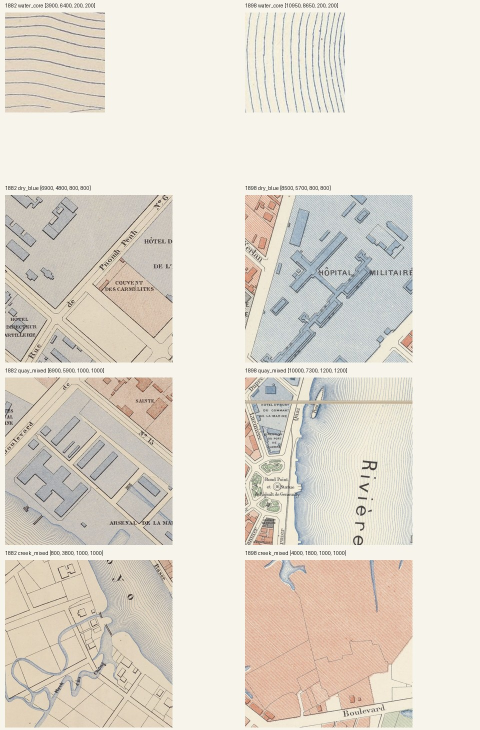
#> input picture work/image-processing/experiments/river-1882-1898/contact.jpg, 960 x 1460 px (shown at 1/2 size)
$ python -i postprocess.py   (imports and definitions only)
#> lines starting #> are read from the running program, lines starting #| are printed output that depends on the picture; after the words box and inside, x2 and y2 are one past the last pixel; in counts of white or black regions, pixels touching at a corner belong together
#!/usr/bin/env python
"""Clean-up of a Semap class map into block and lot polygons (1882 Saigon cadastral).

Input: a class map from the Semap model (uint8 PNG: 0 background, 1 contours, 2 built, 3 non-built,
4 water, 5 road_network) or an averaged probability map (`<name>_probs.npz`, float16 (6, H, W), key
`probs` or the first array; argmax is the class, the max probability is the confidence).

Output, in FULL-SHEET pixel coordinates (tile origin added, y down, origin upper left), one ring per
polygon, no holes (scripts/import-seg-geojson.mjs stores only an exterior ring):

    blocks_<tile>.geojson   kind 'block'
    lots_<tile>.geojson     kind 'lot', built 'built' | 'non-built', confidence = majority vote share
    <tile>_post_overlay.jpg source image, block outlines in blue, lots filled red (built) / yellow (non-built)

Steps (parameters are module constants, all in pixels of the 1882 sheet at full resolution):
  1. block = not road (5) and not water (4); closing with an 11 px disc fills gaps under 12 px (the
     narrowest street is 12 px, so it survives); opening with 5 px removes specks; components under
     MIN_BLOCK_PX2 are dropped; holes are filled (the importer takes no interior ring);
     outline traced and simplified with Douglas-Peucker at SIMPLIFY_PX. No straightening is done.
  2. lot lines = the model's contours class (1) plus thin dark ink found in the source image
     (blur, then black-hat on grey: the blur removes the hatching); strokes shorter than MIN_LINE_PX
     (letters, hatch bits) are dropped; lines
     are thickened by 1 px to close small dashes. Inside each block the pixels between lines are
     labelled by connected components. Components under MIN_LOT_PX2 (buildings drawn inside a lot,
     letters, slivers) and the line pixels themselves are absorbed by the nearest lot of the same
     block, so lots tile the block. A lot takes the majority of built (2) / non-built (3) pixels;
     the vote share is its confidence. A lot with no built or non-built pixel is dropped.

Run with a Python that has numpy, pillow, scipy, shapely, opencv-python-headless:

    python postprocess.py <cls.png | probs.npz> --image <source.png> --out <dir> [--tile t01] [--origin X Y]
    python postprocess.py --self-check                 # synthetic case, no network, no data files

The tile id is read from the file name (`1882_t01_s1_cls.png`) and its origin from tiles.json.
A tile that touches a reserved test window (R1, R2) is refused. Nothing is written to a database.
"""
from __future__ import annotations

import argparse
import json
import re
import sys
import tempfile
from pathlib import Path

import cv2
import numpy as np
from scipy import ndimage as ndi

HERE = Path(__file__).resolve().parent
TILES_JSON = HERE.parent / "tiles_1882" / "tiles.json"

BG, CONTOUR, BUILT, NONBUILT, WATER, ROAD = range(6)

CLOSE_PX = 11          # closing disc: fills gaps under 12 px; a 12 px street is kept
OPEN_PX = 5            # opening disc: removes specks and one-pixel bridges between blocks
MIN_BLOCK_PX2 = 4000   # smallest block on t01/t06 is about 100 x 100 = 10,000; 4,000 keeps odd
                       # corner blocks (about 60 x 70) and drops fragments of road-class noise
MIN_LOT_PX2 = 2500     # about 50 x 50; lots on these tiles are 60-150 px across, the largest
                       # building drawn inside a lot is about 60 x 40 = 2,400
MIN_LINE_PX = 40       # an ink stroke must span this far (bbox diagonal); letters are about 20 px
INK_BLUR = 2.0         # Gaussian sigma before the black-hat: the diagonal hatching (period about
                       # 4 px) averages out to a flat tone, a drawn lot line stays a dark ridge
INK_KERNEL = 11        # black-hat structuring element: finds dark ridges up to 10 px wide
INK_THRESH = 28        # black-hat response (0-255): lines give 50-80, residual hatching up to about 25
LINE_GROW_PX = 3       # dilation (square) of the line mask: closes 1-2 px dashes
SIMPLIFY_PX = 1.5      # Douglas-Peucker tolerance for blocks and lots
FEATURE_TYPE = "land_plot"  # footprint type for both blocks and lots; `kind` tells them apart


# ── loading ─────────────────────────────────────────────────────────────────


# [13 lines left out: function load_classes, not called in this run]


def disc(d: int):
    return cv2.getStructuringElement(cv2.MORPH_ELLIPSE, (d, d))


# ── blocks ──────────────────────────────────────────────────────────────────


# [21 lines left out: functions block_mask, largest_ring, not called in this run]


# ── lots ────────────────────────────────────────────────────────────────────


def ink_lines(gray: np.ndarray) -> np.ndarray:
    """Thin dark strokes in the source image, as 0/1; short strokes (letters, hatch bits) removed."""
    blur = cv2.GaussianBlur(gray, (0, 0), INK_BLUR)
    bh = cv2.morphologyEx(blur, cv2.MORPH_BLACKHAT, disc(INK_KERNEL))
    m = (bh >= INK_THRESH).astype(np.uint8)
    n, lab, stats, _ = cv2.connectedComponentsWithStats(m, connectivity=8)
    diag = np.hypot(stats[:, cv2.CC_STAT_WIDTH], stats[:, cv2.CC_STAT_HEIGHT])
    keep = diag >= MIN_LINE_PX
    keep[0] = False
    return keep[lab].astype(np.uint8)


# [101 lines left out: functions make_lots, lot_features, block_features, feature, collection, process and 1 more, not called in this run]


# ── tiles ───────────────────────────────────────────────────────────────────


def hit(a, b):
    return a[0] < b[0] + b[2] and b[0] < a[0] + a[2] and a[1] < b[1] + b[3] and b[1] < a[1] + a[3]


# [129 lines left out: functions tile_origin, check_reserved, default_image, run, self_check, main, not called in this run]


# [2 lines not run here, left out]

>>> import cv2
>>> picture = cv2.imread('../../image-processing/experiments/river-1882-1898/contact.jpg', cv2.IMREAD_GRAYSCALE)
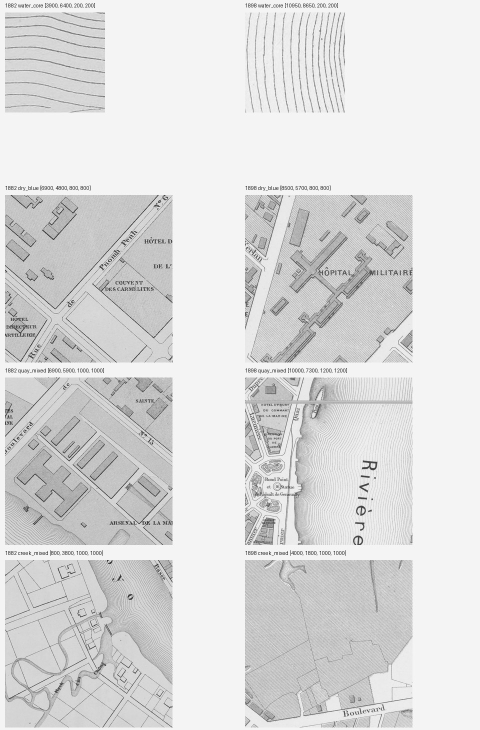
#> picture: shape (1460, 960) (shown at 1/2 size); min 25, max 255, mean 219.9
>>> result = ink_lines(picture)
#> in ink_lines, `bh = cv2.morphologyEx(blur, cv2.MORPH_BLACKHAT, disc(INK_KERNEL))`:
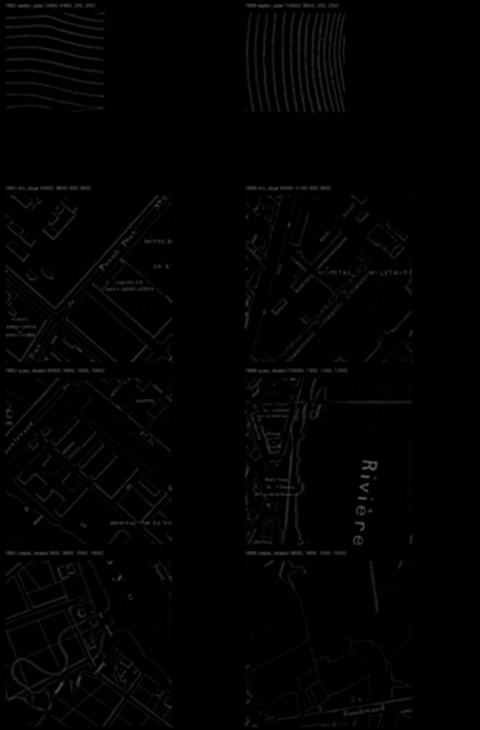
#> bh: shape (1460, 960) (shown at 1/2 size); min 0, max 97, mean 2.5
#> in ink_lines, `m = (bh >= INK_THRESH).astype(np.uint8)`:
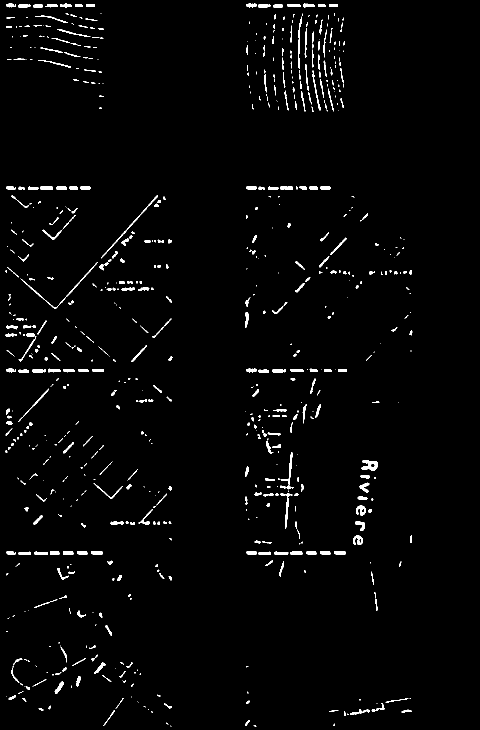
#> m: shape (1460, 960) (shown at 1/2 size); values 0 (black) and 1 (white), 2% white; 712 white regions (358 under 20 px), largest, box (x1, y1, x2, y2) and area: (723, 920, 755, 941) 424, (561, 904, 587, 979) 393, (202, 391, 316, 517) 387
#> in ink_lines, `n, lab, stats, _ = cv2.connectedComponentsWithStats(m, connectivity=8)`:
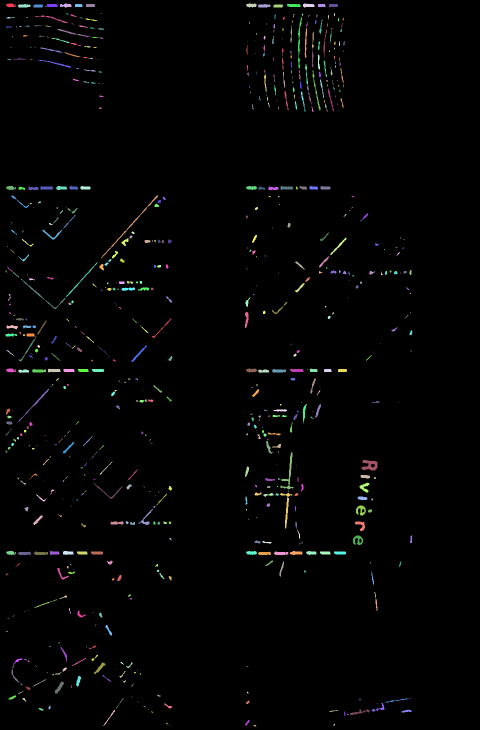
#> lab: shape (1460, 960) int32 (shown at 1/2 size); 713 distinct labels, from 0 to 712; one colour per label, 0 black
#> in ink_lines, `n, lab, stats, _ = cv2.connectedComponentsWithStats(m, connectivity=8)`: n = 713; stats = 713 rows, first 6: [0, 0, 960, 1460, 1373078], [12, 7, 20, 8, 110], [120, 7, 23, 8, 133], [492, 7, 21, 8, 131], [606, 7, 23, 8, 142], [36, 8, 25, 7, 140]
#> in ink_lines, `diag = np.hypot(stats[:, cv2.CC_STAT_WIDTH], stats[:, cv2.CC_STAT_HEIG..`: diag = 713 values, max 1747.3 at index 0, min 1.41 at index 47, mean 16.18
#> in ink_lines, `return keep[lab].astype(np.uint8)`:
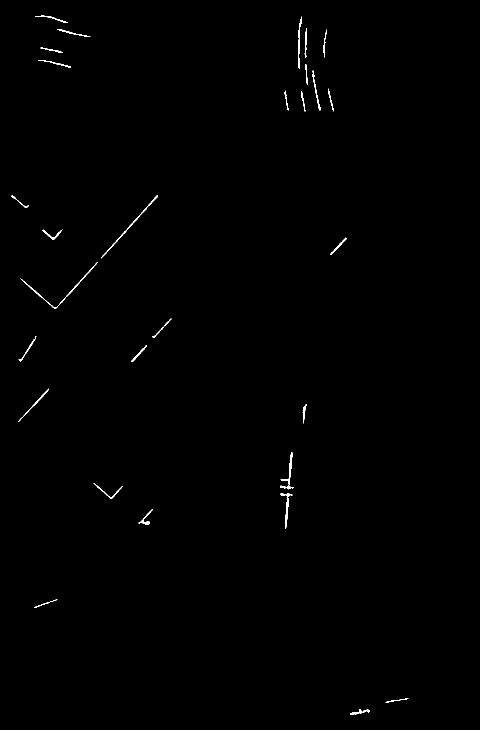
#> returned value: shape (1460, 960) (shown at 1/2 size); values 0 (black) and 1 (white), 0.36% white in thin lines or dots, all inside (x1, y1, x2, y2) = (23, 31, 817, 1430)
